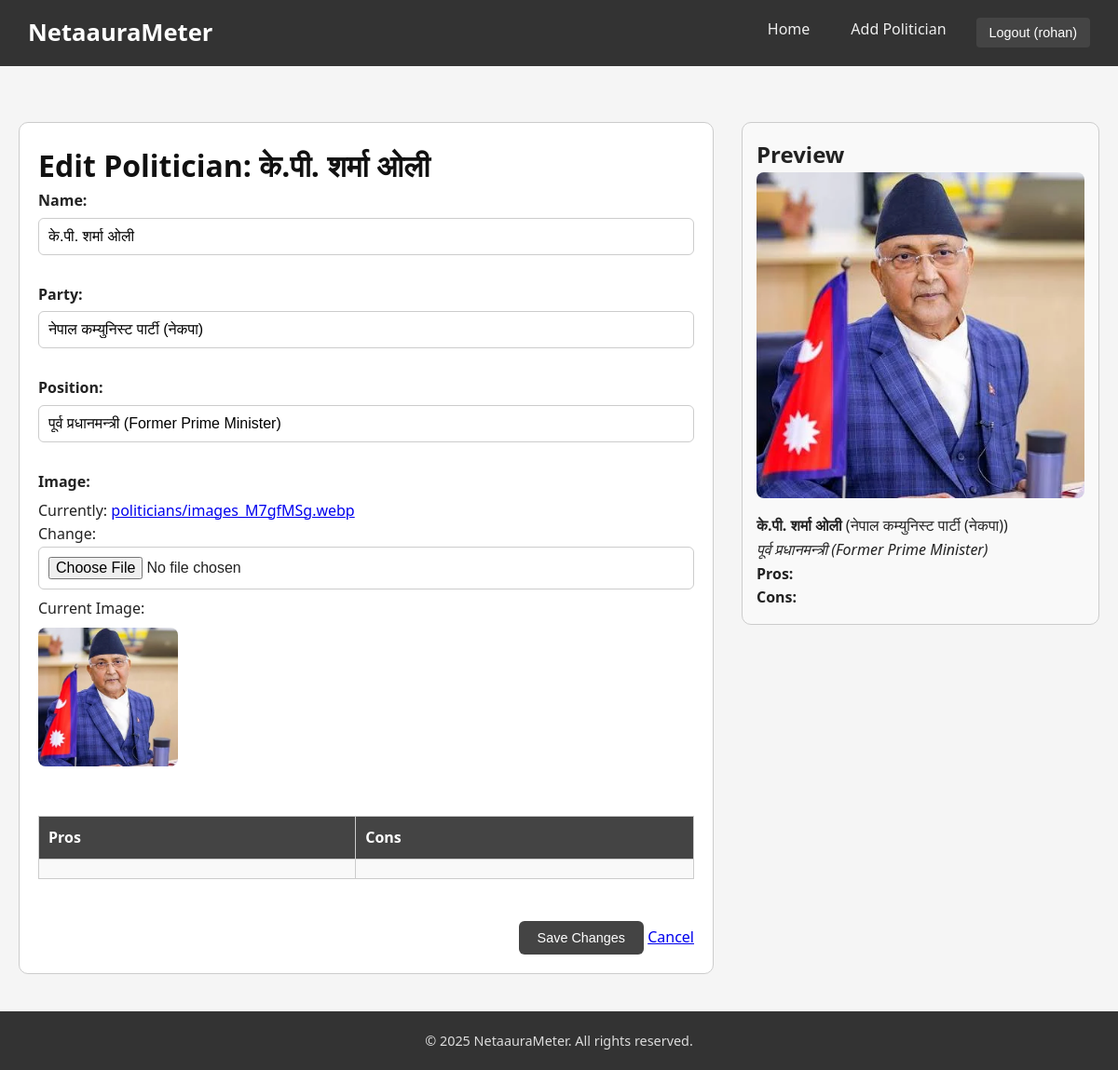
/politicians/1/edit/ (signed in), run on the app's committed database.
### core/models.py (models this page shows, shortened)
class Politician(models.Model):
    name = models.CharField(max_length=255)
    party = models.CharField(max_length=255, blank=True, null=True)
    position = models.CharField(max_length=255, blank=True, null=True)
    biography = models.TextField(blank=True)
    social_links = models.JSONField(default=dict, blank=True,null=True)  # {"twitter": "..."}
    tags = models.CharField(max_length=255, blank=True)
    image = models.ImageField(upload_to="politicians/")
    average_aura = models.FloatField(default=0.0)
    is_approved = models.BooleanField(default=False)
    created_by = models.ForeignKey(User, on_delete=models.SET_NULL, null=True)
    created_at = models.DateTimeField(auto_now_add=True)

### core/views.py (the view)
# urls.py: path("politicians/<int:pk>/edit/", views.edit_politician, name="edit_politician"),
@login_required
def edit_politician(request, pk):
    politician = get_object_or_404(Politician, pk=pk)
    if request.method == "POST":
        form = PoliticianForm(request.POST, request.FILES, instance=politician)
        if form.is_valid():
            form.save()
            return redirect("politician_detail", pk=politician.pk)
    else:
        form = PoliticianForm(instance=politician)
    return render(request, "core/edit_politician.html", {"form": form, "politician": politician})

### core/forms.py
class PoliticianForm(forms.ModelForm):
    class Meta:
        model = Politician
        fields = ["name", "party", "position", "biography", "social_links", "tags", "image"]
        widgets = {
            "biography": forms.Textarea(attrs={"rows": 4}),
            "social_links": forms.Textarea(attrs={"rows": 2, "placeholder": '{"twitter": "https://..."}'}),
        }

### core/templates/core/edit_politician.html (shortened to what this page needs)
{% extends 'base.html' %}
{% load static %}
{% block content %}
<div class="politician-detail-wrapper">
    <div class="politician-details">
        <div class="politician-header">
            <h1>Edit Politician: {{ politician.name }}</h1>
        </div>
        <div class="politician-info">
            <form method="post" enctype="multipart/form-data" class="politician-form">
                <div class="form-group">
                    {{ form.name.label_tag }}
                    {{ form.name }}
                </div>
                <div class="form-group">
                    {{ form.party.label_tag }}
                    {{ form.party }}
                </div>
                <div class="form-group">
                    {{ form.position.label_tag }}
                    {{ form.position }}
                </div>
                <div class="form-group">
                    {{ form.image.label_tag }}
                    {{ form.image }}
                    {% if politician.image %}
                        <p>Current Image:</p>
                        <img src="{{ politician.image.url }}" alt="{{ politician.name }}" style="max-width:150px; border-radius:8px;">
                    {% endif %}
                </div>
                <div class="pros-cons">
                    <table class="pros-cons-table">
                        <thead>
                            <tr>
                                <th>Pros</th>
                                <th>Cons</th>
                            </tr>
                        </thead>
                        <tbody>
                            <tr>
                                <td>{{ form.pros }}</td>
                                <td>{{ form.cons }}</td>
                            </tr>
                        </tbody>
                    </table>
                </div>
                <div class="form-actions">
                    <button type="submit" class="btn-submit">Save Changes</button>
                    <a href="{% url 'politician_detail' politician.pk %}" class="btn btn-secondary">Cancel</a>
                </div>
            </form>
        </div>
    </div>
    <div class="discussion-section">
        <h2>Preview</h2>
        <div class="preview-card">
            {% if politician.image %}
                <img src="{{ politician.image.url }}" alt="{{ politician.name }}" style="max-width:100%; border-radius:8px; margin-bottom:10px;">
            {% endif %}
            <p><strong>{{ politician.name }}</strong> ({{ politician.party }})</p>
            <p><em>{{ politician.position }}</em></p>
            <p><strong>Pros:</strong> {{ politician.pros|linebreaksbr }}</p>
            <p><strong>Cons:</strong> {{ politician.cons|linebreaksbr }}</p>
        </div>
    </div>
</div>
{% endblock %}

### templates/base.html (shortened to what this page needs)
<!DOCTYPE html>
<html lang="en">
<head>
    {% load static %}
    <link rel="stylesheet" href="{% static 'css/style.css' %}">
</head>
<body>
    <header>
        <nav class="navbar">
            <div class="logo">
                <a href="{% url 'politician_list' %}">NetaauraMeter</a>
            </div>
            <ul class="nav-links">
                <li><a href="{% url 'politician_list' %}">Home</a></li>
                <li><a href="{% url 'add_politician' %}">Add Politician</a></li>
                {% if user.is_authenticated %}
                    <li>
                        <form method="post" action="{% url 'logout' %}" style="display:inline;">
                            <button type="submit" class="btn-logout">
                                Logout ({{ user.username }})
                            </button>
                        </form>
                    </li>
                {% else %}
                    <li><a href="{% url 'login' %}" class="btn-login">Login</a></li>
                    <li><a href="{% url 'register' %}">Register</a></li>
                {% endif %}
            </ul>
        </nav>
    </header>
    <main>
        {% block content %}{% endblock %}
    </main>
    <footer>
        <p>&copy; 2025 NetaauraMeter. All rights reserved.</p>
    </footer>
</body>
</html>

### static/css/style.css (style rules this page uses)
:root { --primary-color: #333; --secondary-color: #444; --accent-color: #28a745; --danger-color: #dc3545; --warning-color: #ffc107; --bg-color: #f5f5f5; --text-color: #222; --text-muted: #555; --card-shadow: rgba(0,0,0,0.1); --card-shadow-hover: rgba(0,0,0,0.2); }
* { margin: 0; padding: 0; box-sizing: border-box; }
html, body { height: 100%; display: flex; flex-direction: column; }
body { font-family: 'Segoe UI', Tahoma, Geneva, Verdana, sans-serif; background-color: var(--bg-color); color: var(--text-color); line-height: 1.6; }
main { flex: 1; display: flex; flex-direction: column; padding: 40px 20px; }
header { background-color: var(--primary-color); padding: 15px 30px; }
.navbar { display: flex; justify-content: space-between; align-items: center; }
.logo a { color: #fff; font-size: 1.6rem; font-weight: bold; text-decoration: none; }
.nav-links { list-style: none; display: flex; gap: 20px; }
.nav-links li a { color: #eee; text-decoration: none; padding: 8px 12px; border-radius: 4px; transition: background 0.3s; }
.btn-login, .btn-logout, .btn-submit, .btn-approve, .btn-warning, .btn-danger { padding: 8px 14px; border: none; border-radius: 4px; cursor: pointer; text-decoration: none; transition: background 0.3s; display: inline-block; font-size: 0.9rem; }
.btn-login, .btn-logout, .btn-submit { background-color: var(--secondary-color); color: #fff; }
footer { margin-top: auto; text-align: center; padding: 20px; background-color: var(--primary-color); color: #ddd; font-size: 0.9rem; }
.form-group { margin-bottom: 15px; }
.politician-header { display: flex; align-items: center; gap: 20px; flex-wrap: wrap; }
.politician-header h1 { font-size: 2rem; color: #111; }
.politician-info p { margin: 8px 0; }
.politician-form { display: flex; flex-direction: column; gap: 15px; }
.politician-form .form-group label { font-weight: bold; margin-bottom: 5px; display: block; }
.politician-form .form-group input, .politician-form .form-group select, .politician-form .form-group textarea { width: 100%; padding: 10px; border: 1px solid #ccc; border-radius: 6px; font-size: 1rem; transition: border 0.3s; }
.form-actions { margin-top: 15px; text-align: right; }
.btn-submit { background-color: var(--secondary-color); color: #fff; padding: 10px 20px; border-radius: 6px; border: none; cursor: pointer; transition: background 0.3s; }
.politician-detail-wrapper { display: flex; justify-content: space-between; align-items: flex-start; gap: 30px; margin-top: 20px; }
.discussion-section { flex: 1; border: 1px solid #ccc; border-radius: 10px; padding: 15px; background: #f9f9f9; max-height: 80vh; overflow-y: auto; }
.politician-details { flex: 2; border: 1px solid #ccc; border-radius: 10px; padding: 20px; background: #fff; }
.pros-cons-table { width: 100%; border-collapse: collapse; margin: 15px 0; }
.pros-cons-table th, .pros-cons-table td { border: 1px solid #ccc; padding: 10px; text-align: left; vertical-align: top; }
.pros-cons-table th { background-color: var(--secondary-color); color: #fff; }
.pros-cons-table td { background-color: #f9f9f9; }

### data on the page
Politician: name "के.पी. शर्मा ओली", party "नेपाल कम्युनिस्ट पार्टी (नेकपा)", position "पूर्व प्रधानमन्त्री (Former Prime Minister)", image (picture)

### other printed values
{{ user.username }} "rohan"
